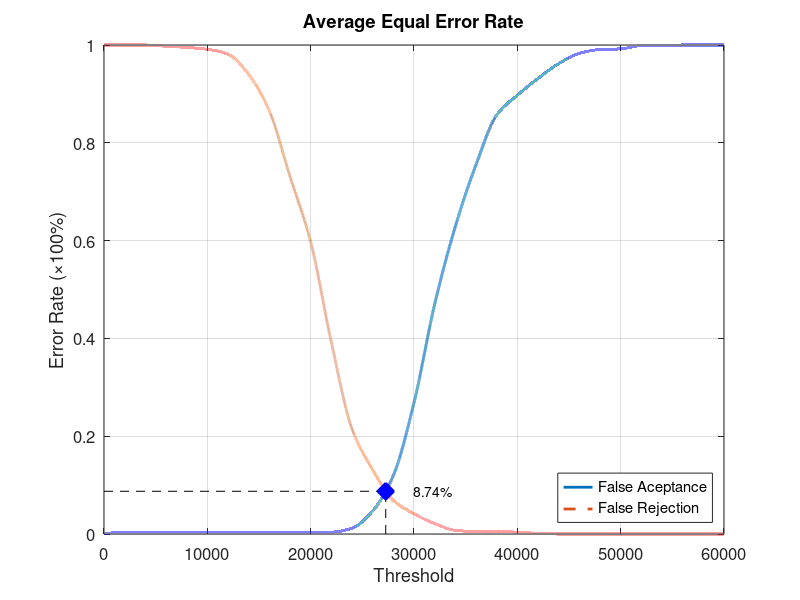
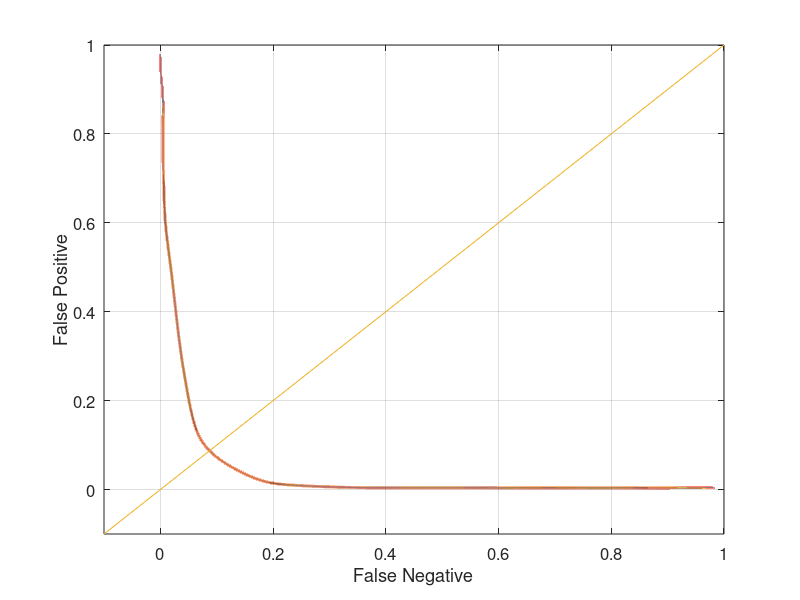

These charts were generated, in order, by the following MATLAB code:
function yEER = Experiment5Average
close all;
clear;
clc;
x = 0:2000:60000;
xq = 0:0.5:60000;

y0 = [0 0.00394737 0.00394737 0.00394737 0.00394737 0.00394737 0.00394737 0.00394737 0.00394737 0.00394737 0.00394737 0.00394737 0.0118421 0.0473684 0.119737 0.268421 0.469737 0.628947 0.755263 0.856579 0.897368 0.931579 0.961842 0.982895 0.990789 0.992105 0.998684 0.998684 1 1 1];
yy0 = interp1(x, y0, xq, 'pchip');
y1 = [1 1 1 0.9975 0.995 0.99125 0.98125 0.94 0.865 0.73125 0.5975 0.3925 0.215 0.13125 0.06875 0.04125 0.02125 0.0075 0.005 0.005 0.00375 0.00125 0 0 0 0 0 0 0 0 0];
yy1 = interp1(x, y1, xq, 'pchip');

% Calculating EER: 
y2 = abs(y0 - y1);
find(y2 == min(y2))
yy2 = abs(yy0 - yy1);
xEER = find(yy2 == min(yy2));
xEERIndex = xq(xEER) % X-axis EER
yEER = yy0(xEER) % Y-axis EER

main = figure
plot(xq, yy0,'-','LineWidth', 2);	hold on
plot(xq, yy1,'--','LineWidth', 2);	hold on
plot([xEERIndex xEERIndex], [0 yEER], 'k--');	hold on
plot([0 xEERIndex], [yEER yEER], 'k--');	hold on
plot(xEERIndex, yEER, 'bx', 'LineWidth', 10);	hold on
text(xEERIndex + 10 * xEERIndex / 100, yEER, [num2str(round((10000 * yEER)) / 100) '%'])
legend('False Aceptance', 'False Rejection', 'Location', 'SouthEast')
xlabel('Threshold')
ylabel('Error Rate (\times100%)')
title('Average Equal Error Rate')
set(gca, 'FontSize', 12)
axis([0 60000 0 1])
grid on

print(main, 'Experiment5AverageMain', '-dpng');
FNRxFPR = figure('Color', [1 1 1]);
plot(yy1, yy0, '-', yy1, yy0, 'LineWidth', 2);
hold on
y = -0.1:0.1:1
plot(y, y); 
set(gca, 'FontSize', 12)
xlabel('False Negative')
ylabel('False Positive')
axis([-0.1 1 -0.1 1])
set(gca, 'FontSize', 12)
grid on

print(FNRxFPR, 'Experiment5AverageFNRxFPR','-dpng');
end
